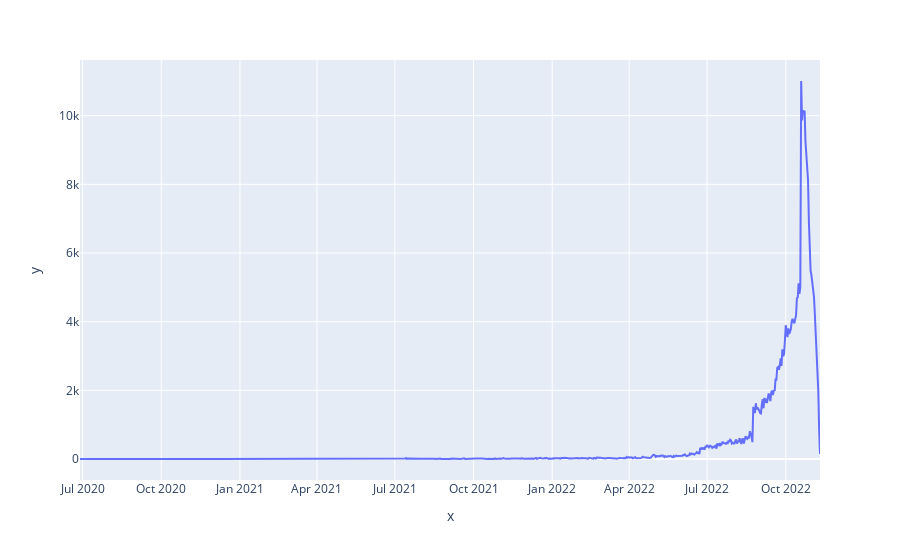

This figure's notebook cell:
### Code cell
fig = px.line(x = df_matches_date_count_plot['dateMatch'], y = df_matches_date_count_plot['count'])
fig.show()

### Figure 1 — Plotly figure (JSON) as saved in the notebook; plotly's stock layout.template omitted (floating-point values rounded to 4 significant figures; data arrays with more than 128 entries replaced by an {"elided": "..."} marker saying what was removed)
{"data": [{"hovertemplate": "x=%{x}<br>y=%{y}<extra></extra>", "legendgroup": "", "line": {"color": "#636efa", "dash": "solid"}, "marker": {"symbol": "circle"}, "mode": "lines", "name": "", "orientation": "v", "showlegend": false, "type": "scatter", "x": {"elided": "653 str values"}, "xaxis": "x", "y": {"elided": "653 int values"}, "yaxis": "y"}], "layout": {"legend": {"tracegroupgap": 0}, "margin": {"t": 60}, "xaxis": {"anchor": "y", "domain": [0, 1], "title": {"text": "x"}}, "yaxis": {"anchor": "x", "domain": [0, 1], "title": {"text": "y"}}}}
